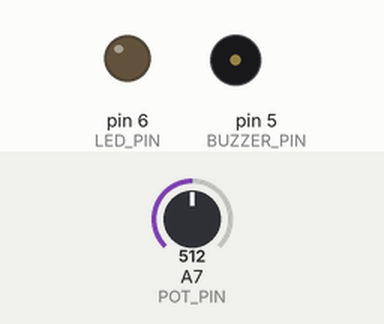
Recording of a sketch running on a simulated Arduino Nano, built with avr-gcc and run on an emulated ATmega328P. Parts: output pins drawn as LEDs (lit = HIGH), buzzer (waves = sounding, pin HIGH). The test bench sets the inputs (shaded band); at power-on: A7 (POT_PIN) = 512.

Above: at 1.2 s.
1.3 s: A7 (POT_PIN) set to 310
2.8 s: A7 (POT_PIN) set to 281
At 3.2 s:
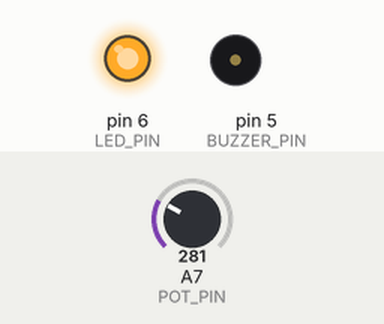
4.3 s: A7 (POT_PIN) set to 1010
At 5.5 s:
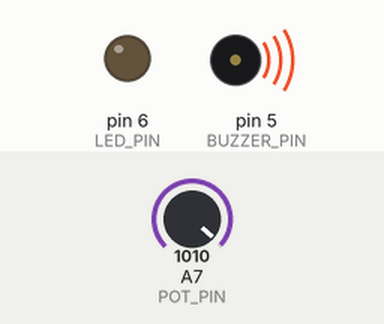
5.8 s: A7 (POT_PIN) set to 987
At 6.6 s:
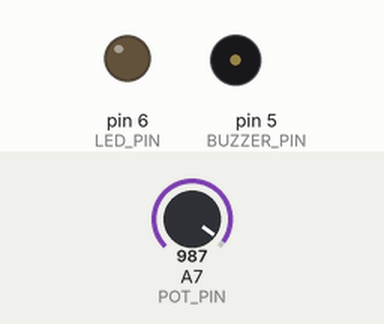
7.3 s: A7 (POT_PIN) set to 1023
At 7.8 s:
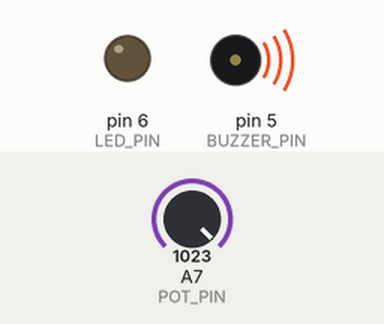
Timing chart, 0 to 9.8 s (numbered marks = the images above; inputs shaded):
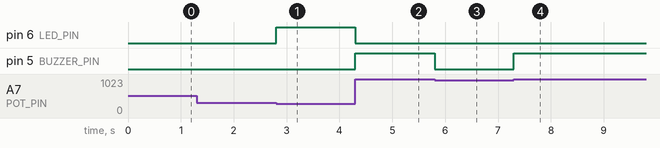

Measured:
- the behaviour switches between 300 and 299 on A7 (POT_PIN) (found by bisection; images 0 and 1)
- the behaviour switches between 1001 and 1000 on A7 (POT_PIN) (found by bisection; images 2 and 3)
- after the input at 1.3 s, every drawn part: stays the same
- after the input at 2.8 s, pin 6 (LED_PIN): LOW → HIGH at once
- after the input at 4.3 s, pin 6 (LED_PIN): HIGH → LOW at once; pin 5 (BUZZER_PIN): LOW → HIGH at once
- after the input at 5.8 s, pin 5 (BUZZER_PIN): HIGH → LOW at once
- after the input at 7.3 s, pin 5 (BUZZER_PIN): LOW → HIGH at once

The sketch:

M02A04.ino
```cpp
const int POT_PIN = A7;
const int LED_PIN = 6;
const int BUZZER_PIN = 5;
const int LED_UPPER_THRESHOLD = 300;
const int BUZZER_LOWER_THRESHOLD = 1000;

int potValue = 0;

void setup() {
  pinMode(LED_PIN, OUTPUT);
  pinMode(BUZZER_PIN, OUTPUT);
}

void loop() {
  potValue = analogRead(POT_PIN);
  digitalWrite(LED_PIN, potValue < LED_UPPER_THRESHOLD);
  digitalWrite(BUZZER_PIN, potValue > BUZZER_LOWER_THRESHOLD);
}
```
